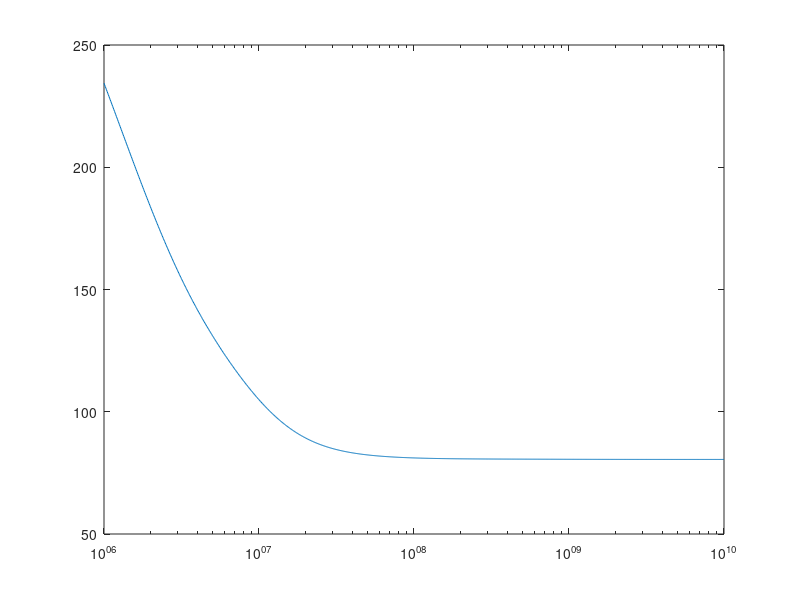
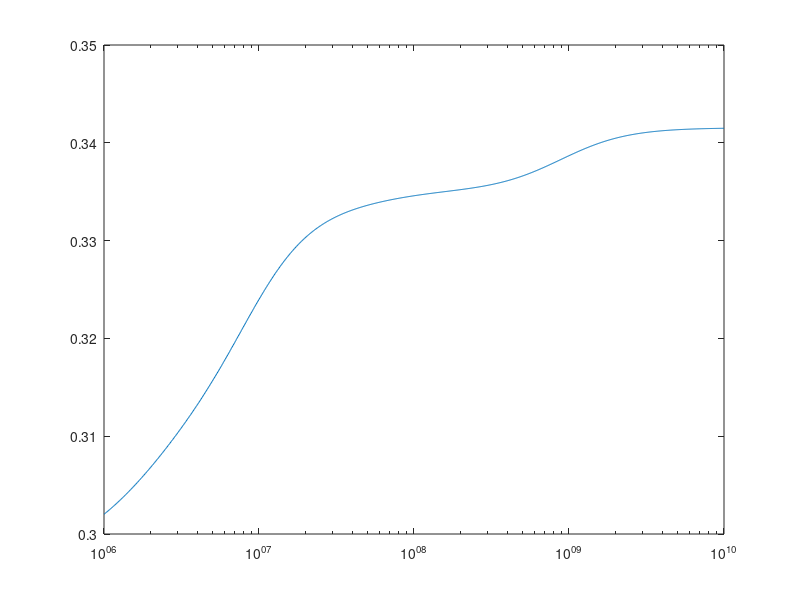
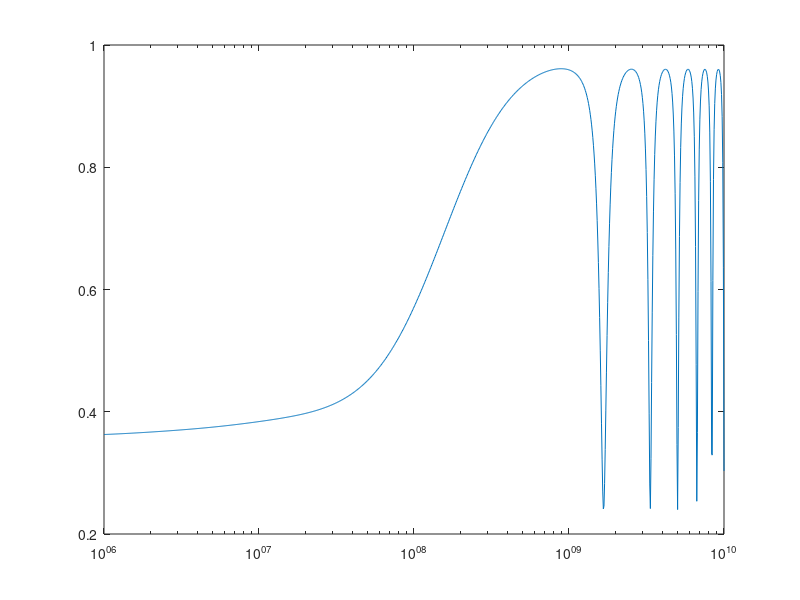
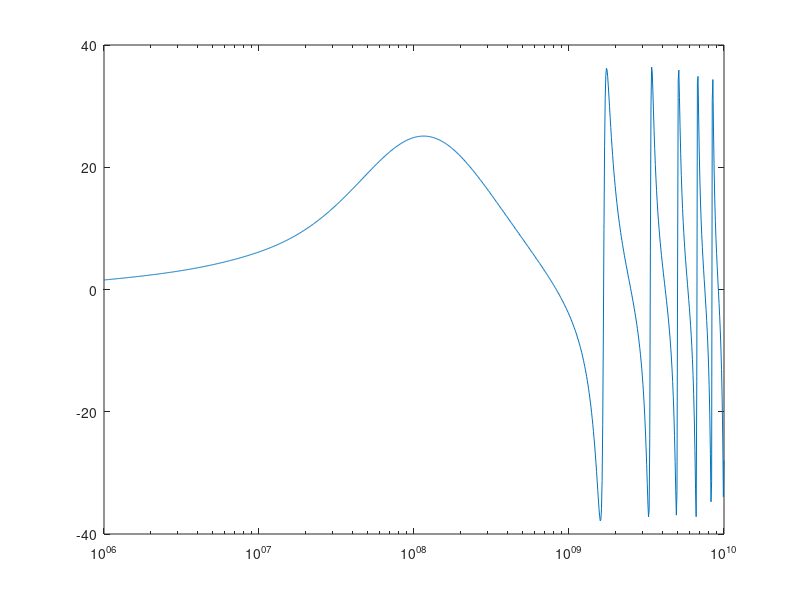

These figures' MATLAB source, in order:
%   Spheroidal Model for E colli
clc
clear all
close all


% Frequency range
%f_min=0.5*1e5;
%f_min=1.0*1e6;
f_min=1.0*1e6;
f_max=10.0*1e9;
%N_f=5001;
N_f=1003;
%del_f=(f_max-f_min)/(N_f-1);
eps_ssp(1:N_f)=0+0*1i;
Frq=logspace(log10(f_min),log10(f_max),N_f);

% Dimensions and Permitivities of the different layers
% Constant with frequency
rad_z=2*1e-6;
rad_x=0.5*1e-6;
rad_y=0.5*1e-6;
axr=rad_z/rad_x;
thk_om=7*1e-9;
thk_im=7*1e-9;
thk_pp=10*1e-9;
eps_0=8.854*1e-12;
vol_rt=0.1;
%eps_ssp(N_f)=0+0*1i;

for n_f=1:N_f
    %frq=f_min+(n_f-1)*del_f;
    frq=Frq(n_f);
    X(n_f)=frq;
%Variable with frequency
eps_md(n_f)=81-1i*(0.35/(2*pi*frq*eps_0));
eps_om(n_f)=10-1i*0;
eps_pp(n_f)=60-1i*(3/(2*pi*frq*eps_0));
eps_im(n_f)=6-1i*(0/(2*pi*frq*eps_0));
eps_cp(n_f)=100-1i*(0.22/(2*pi*frq*eps_0));

% Volume ratios
vol_1(n_f)=(rad_z-thk_om)*(rad_x-thk_om)^2/(rad_z*rad_x^2);
vol_2(n_f)=(rad_z-thk_om-thk_pp)*(rad_x-thk_om-thk_pp)^2/((rad_z-thk_om)*(rad_x-thk_om)^2);
vol_3(n_f)=(rad_z-thk_om-thk_pp-thk_im)*(rad_x-thk_om-thk_pp-thk_im)^2/((rad_z-thk_om-thk_pp)*(rad_x-thk_om-thk_pp)^2);

% Depolarization factors
alp_z(n_f)=(-(1/(axr^2-1)))+(axr/((axr^2-1)^(1.5)))*log(axr+sqrt(axr^2-1));
alp_x(n_f)=0.5*(1-alp_z(n_f));
alp_y(n_f)=0.5*(1-alp_z(n_f));
bet_x(n_f)=((1-alp_x(n_f))/alp_x(n_f));
bet_y(n_f)=((1-alp_y(n_f))/alp_y(n_f));
bet_z(n_f)=((1-alp_z(n_f))/alp_z(n_f));

% Equivalent Complex Relative Permittivities


eps_mx(n_f)=eps_im(n_f)*(((bet_x(n_f)*(1-vol_3(n_f))*eps_im(n_f))+((1+bet_x(n_f)*vol_3(n_f))*eps_cp(n_f)))/(((bet_x(n_f)+vol_3(n_f))*eps_im(n_f))+((1-vol_3(n_f))*eps_cp(n_f))));
eps_my(n_f)=eps_im(n_f)*(((bet_y(n_f)*(1-vol_3(n_f))*eps_im(n_f))+((1+bet_y(n_f)*vol_3(n_f))*eps_cp(n_f)))/(((bet_y(n_f)+vol_3(n_f))*eps_im(n_f))+((1-vol_3(n_f))*eps_cp(n_f))));
eps_mz(n_f)=eps_im(n_f)*(((bet_z(n_f)*(1-vol_3(n_f))*eps_im(n_f))+((1+bet_z(n_f)*vol_3(n_f))*eps_cp(n_f)))/(((bet_z(n_f)+vol_3(n_f))*eps_im(n_f))+((1-vol_3(n_f))*eps_cp(n_f))));

eps_qx(n_f)=eps_pp(n_f)*(((bet_x(n_f)*(1-vol_2(n_f))*eps_pp(n_f))+((1+bet_x(n_f)*vol_2(n_f))*eps_mx(n_f)))/(((bet_x(n_f)+vol_2(n_f))*eps_pp(n_f))+((1-vol_2(n_f))*eps_mx(n_f))));
eps_qy(n_f)=eps_pp(n_f)*(((bet_y(n_f)*(1-vol_2(n_f))*eps_pp(n_f))+((1+bet_y(n_f)*vol_2(n_f))*eps_my(n_f)))/(((bet_y(n_f)+vol_2(n_f))*eps_pp(n_f))+((1-vol_2(n_f))*eps_my(n_f))));
eps_qz(n_f)=eps_pp(n_f)*(((bet_z(n_f)*(1-vol_2(n_f))*eps_pp(n_f))+((1+bet_z(n_f)*vol_2(n_f))*eps_mz(n_f)))/(((bet_z(n_f)+vol_2(n_f))*eps_pp(n_f))+((1-vol_2(n_f))*eps_mz(n_f))));

eps_px(n_f)=eps_om(n_f)*(((bet_x(n_f)*(1-vol_1(n_f))*eps_om(n_f))+((1+bet_x(n_f)*vol_1(n_f))*eps_qx(n_f)))/(((bet_x(n_f)+vol_1(n_f))*eps_om(n_f))+((1-vol_1(n_f))*eps_qx(n_f))));
eps_py(n_f)=eps_om(n_f)*(((bet_y(n_f)*(1-vol_1(n_f))*eps_om(n_f))+((1+bet_y(n_f)*vol_1(n_f))*eps_qy(n_f)))/(((bet_y(n_f)+vol_1(n_f))*eps_om(n_f))+((1-vol_1(n_f))*eps_qy(n_f))));
eps_pz(n_f)=eps_om(n_f)*(((bet_z(n_f)*(1-vol_1(n_f))*eps_om(n_f))+((1+bet_z(n_f)*vol_1(n_f))*eps_qz(n_f)))/(((bet_z(n_f)+vol_1(n_f))*eps_om(n_f))+((1-vol_1(n_f))*eps_qz(n_f))));


%Maxwell- Wagner expressions

eps_inx(n_f)=((eps_px(n_f)-eps_md(n_f))/(alp_x(n_f)*eps_px(n_f)+(1-alp_x(n_f))*eps_md(n_f)));
eps_iny(n_f)=((eps_py(n_f)-eps_md(n_f))/(alp_y(n_f)*eps_py(n_f)+(1-alp_y(n_f))*eps_md(n_f)));
eps_inz(n_f)=((eps_pz(n_f)-eps_md(n_f))/(alp_z(n_f)*eps_pz(n_f)+(1-alp_z(n_f))*eps_md(n_f)));


eps_ssp(n_f)=eps_md(n_f)*((((2/9)*vol_rt)*((eps_inx(n_f))+(eps_iny(n_f))+(eps_inz(n_f))))+1)/(1-((vol_rt/9)*(eps_inx(n_f)+eps_iny(n_f)+eps_inz(n_f))));
Num_1(n_f)=(((2/9)*vol_rt)*((eps_inx(n_f))+(eps_iny(n_f))+(eps_inz(n_f))));
Den_1(n_f)=((vol_rt/9)*(eps_inx(n_f)+eps_iny(n_f)+eps_inz(n_f)));
eps_ssp_1(n_f)=eps_md(n_f)*(Num_1(n_f)+1)/(1-Den_1(n_f));
eps_rea(n_f)=real (eps_ssp(n_f));
sgm(n_f)=imag(eps_ssp(n_f)*2*pi*frq*eps_0);
%eps_ssp(n_f)=eps_md(n_f)*(((2/9)*vol_rt)*((eps_inx(n_f)+1)+(eps_iny(n_f)+1)+(eps_inz(n_f)+1))+1)/(1-((vol_rt/9)*(eps_inx(n_f)+eps_iny(n_f)+eps_inz(n_f))))
end


figure('Name', 'eps_real');
semilogx(X, eps_rea)

figure('Name', 'sigma');
semilogx(X,-sgm)


%% Calculation of the S parameters of a Coaxial Sample according to Single Dielectric Slab
%% Rutgers, 4.4, pag. 91-94
eps_a=1;
eta_a=sqrt(eps_a);
eps_b=1;
eta_b=sqrt(eps_b);
lgt_1=10*1e-3;

for n_f=1:N_f
    %frq=f_min+(n_f-1)*del_f;
    frq=Frq(n_f);
    X(n_f)=frq;
    eps_1=eps_ssp(n_f);
    eta_1=sqrt(eps_1);
    k_1=(2*pi*frq*eta_1)/(3.0*1e8);
    rho_1=(eta_1-eta_a)/(eta_1+eta_a);
    rho_2=(eta_b-eta_1)/(eta_b+eta_1);
    tau_1=1+rho_1;
    tau_2=1+rho_2;
    num=(rho_1+rho_2*exp(-2*1i*k_1*lgt_1));
   
    denom=(1+rho_1*rho_2*exp(-2*1i*k_1*lgt_1));
  
    S_11(n_f)=(rho_1+rho_2*exp(-2*1i*k_1*lgt_1))/(1+rho_1*rho_2*exp(-2*1i*k_1*lgt_1));
    S_12(n_f)=(tau_1*tau_2*exp(-1i*k_1*lgt_1))/(1+rho_1*rho_2*exp(-2*1i*k_1*lgt_1));
    
    S_11_amp(n_f)=abs(S_11(n_f));
    S_11_phs(n_f)=(180/pi)*angle(S_11(n_f));
    S_12_amp(n_f)=abs(S_12(n_f));
    S_12_phs(n_f)=(180/pi)*angle(S_12(n_f));

end
figure('Name', 'S_11_amp');
semilogx(X, S_11_amp)

figure('Name', 'S_11_phs');
semilogx(X,S_11_phs)


figure('Name', 'S_12_amp');
semilogx(X, S_12_amp)

figure('Name', 'S_12_phs');
semilogx(X,S_12_phs)


